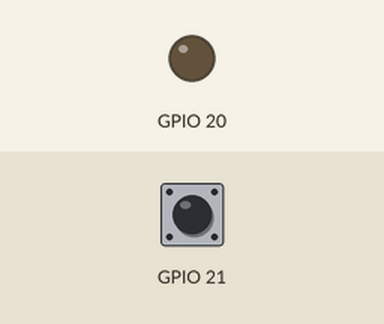
This program was run on a simulated Raspberry Pi (BCM pin numbers). Parts: output pins drawn as LEDs (lit = HIGH). The inputs (shaded band) are chosen by the test bench; at power-on: GPIO 21 HIGH. What the program prints to the terminal is not drawn.

Above: at 1.2 s.
1.3 s: GPIO 21 pulled LOW for 0.15 s
At 2.3 s:
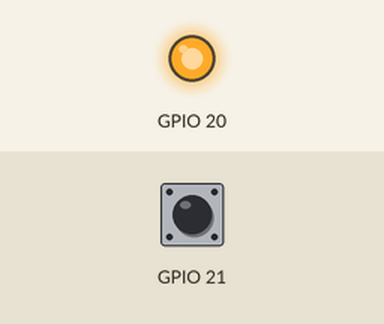
2.9 s: GPIO 21 pulled LOW for 1 s
At 4.8 s:
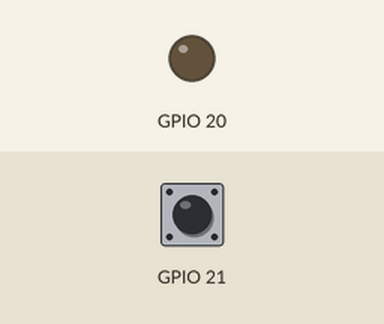
5.4 s: GPIO 21 pulled LOW for 3.2 s
At 9.6 s:
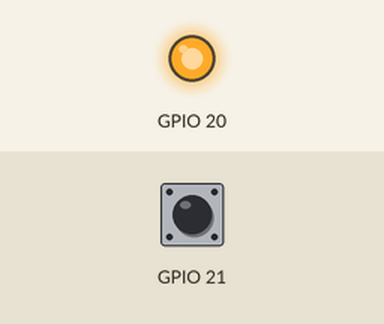
Timing chart, 0 to 11.1 s (numbered marks = the images above; inputs shaded):
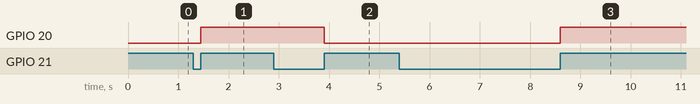

Measured:
- after the input at 1.3 s, GPIO 20: LOW → HIGH after 0.15 s
- after the input at 2.9 s, GPIO 20: HIGH → LOW after 1.0 s
- after the input at 5.4 s, GPIO 20: LOW → HIGH after 3.2 s

The program:

lesson7_inout_led_toggle.py
```python
from gpiozero import LED
from gpiozero import Button
from time import sleep

useHardwarePullup = False

if useHardwarePullup:
    btn = Button("BOARD40", pull_up=None, active_state=False)
else:
    btn = Button("BOARD40", pull_up=True)
led = LED("BOARD38")

try:
    print(btn.pull_up)
    btn.when_released = lambda: led.toggle()
    while True:
        sleep(1)
except KeyboardInterrupt:
    print(' Interrupted')

btn.close()
led.close()
```
